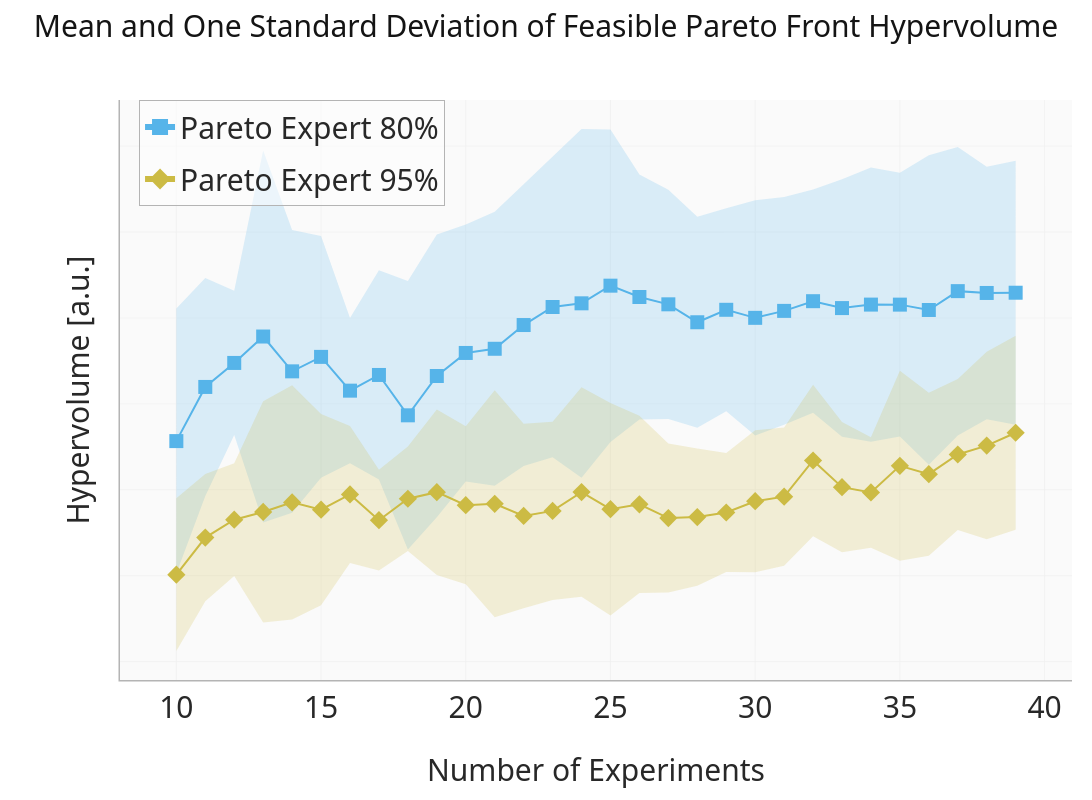

Notebook code for this chart:
### Code cell
fig = plot_mean_std(
    constrained_summary,
    "Hypervolume",
    "Mean and One Standard Deviation of Feasible Pareto Front Hypervolume",
    "Hypervolume [a.u.]",
    "hypervolume_pareto_expert_constrained",
    showticklabels=False,
    ticks="",
)

### Figure 1 — Plotly figure (JSON) as saved in the notebook; plotly's stock layout.template omitted (floating-point values rounded to 4 significant figures)
{"data": [{"hoverinfo": "skip", "legendgroup": "pareto_expert_80", "line": {"width": 0}, "showlegend": false, "type": "scatter", "x": [10, 11, 12, 13, 14, 15, 16, 17, 18, 19, 20, 21, 22, 23, 24, 25, 26, 27, 28, 29, 30, 31, 32, 33, 34, 35, 36, 37, 38, 39], "y": [1022000.0, 1093000.0, 1063000.0, 1390000.0, 1205000.0, 1191000.0, 1000000.0, 1111000.0, 1086000.0, 1194000.0, 1218000.0, 1247000.0, 1311000.0, 1375000.0, 1440000.0, 1439000.0, 1334000.0, 1299000.0, 1236000.0, 1255000.0, 1274000.0, 1282000.0, 1299000.0, 1323000.0, 1350000.0, 1338000.0, 1379000.0, 1398000.0, 1352000.0, 1366000.0]}, {"fill": "tonexty", "fillcolor": "rgba(86,180,233,0.2)", "hoverinfo": "skip", "legendgroup": "pareto_expert_80", "line": {"width": 0}, "showlegend": false, "type": "scatter", "x": [10, 11, 12, 13, 14, 15, 16, 17, 18, 19, 20, 21, 22, 23, 24, 25, 26, 27, 28, 29, 30, 31, 32, 33, 34, 35, 36, 37, 38, 39], "y": [405000.0, 585700.0, 727500.0, 523700.0, 546800.0, 628100.0, 661600.0, 623700.0, 461000.0, 535900.0, 619600.0, 609200.0, 655700.0, 675600.0, 628300.0, 711500.0, 763800.0, 764900.0, 744500.0, 782600.0, 726500.0, 751500.0, 779200.0, 723200.0, 712100.0, 723900.0, 658600.0, 726700.0, 764500.0, 751700.0]}, {"legendgroup": "pareto_expert_80", "line": {"color": "#56B4E9", "width": 2}, "marker": {"color": "#56B4E9", "size": 14, "symbol": "square"}, "mode": "lines+markers", "name": "Pareto Expert 80%", "showlegend": false, "type": "scatter", "x": [10, 11, 12, 13, 14, 15, 16, 17, 18, 19, 20, 21, 22, 23, 24, 25, 26, 27, 28, 29, 30, 31, 32, 33, 34, 35, 36, 37, 38, 39], "y": [713400.0, 839500.0, 895300.0, 956800.0, 875700.0, 909400.0, 830800.0, 867300.0, 773400.0, 865000.0, 918600.0, 928300.0, 983500.0, 1025000.0, 1034000.0, 1075000.0, 1049000.0, 1032000.0, 990000.0, 1019000.0, 1000000.0, 1017000.0, 1039000.0, 1023000.0, 1031000.0, 1031000.0, 1019000.0, 1062000.0, 1058000.0, 1059000.0]}, {"legendgroup": "pareto_expert_80", "line": {"color": "#56B4E9", "width": 6}, "marker": {"color": "#56B4E9", "size": 20, "symbol": "square"}, "mode": "lines+markers", "name": "Pareto Expert 80%", "type": "scatter", "x": [null], "y": [null]}, {"hoverinfo": "skip", "legendgroup": "pareto_expert_95", "line": {"width": 0}, "showlegend": false, "type": "scatter", "x": [10, 11, 12, 13, 14, 15, 16, 17, 18, 19, 20, 21, 22, 23, 24, 25, 26, 27, 28, 29, 30, 31, 32, 33, 34, 35, 36, 37, 38, 39], "y": [580200.0, 636900.0, 661700.0, 805900.0, 843200.0, 776500.0, 748800.0, 646400.0, 701100.0, 787200.0, 748200.0, 831600.0, 753800.0, 758400.0, 838500.0, 802100.0, 772400.0, 707700.0, 696400.0, 685600.0, 738800.0, 745100.0, 844800.0, 758000.0, 722400.0, 876900.0, 826100.0, 857900.0, 921100.0, 958900.0]}, {"fill": "tonexty", "fillcolor": "rgba(204,187,68,0.2)", "hoverinfo": "skip", "legendgroup": "pareto_expert_95", "line": {"width": 0}, "showlegend": false, "type": "scatter", "x": [10, 11, 12, 13, 14, 15, 16, 17, 18, 19, 20, 21, 22, 23, 24, 25, 26, 27, 28, 29, 30, 31, 32, 33, 34, 35, 36, 37, 38, 39], "y": [224800.0, 340800.0, 399300.0, 291000.0, 298200.0, 331200.0, 429700.0, 412200.0, 457400.0, 401900.0, 380200.0, 303100.0, 324400.0, 343500.0, 350900.0, 307600.0, 359800.0, 360900.0, 376600.0, 408800.0, 408100.0, 423000.0, 491800.0, 454500.0, 465200.0, 435000.0, 446700.0, 506500.0, 484700.0, 506900.0]}, {"legendgroup": "pareto_expert_95", "line": {"color": "#CCBB44", "width": 2}, "marker": {"color": "#CCBB44", "size": 14, "symbol": "diamond"}, "mode": "lines+markers", "name": "Pareto Expert 95%", "showlegend": false, "type": "scatter", "x": [10, 11, 12, 13, 14, 15, 16, 17, 18, 19, 20, 21, 22, 23, 24, 25, 26, 27, 28, 29, 30, 31, 32, 33, 34, 35, 36, 37, 38, 39], "y": [402500.0, 488900.0, 530500.0, 548400.0, 570700.0, 553900.0, 589200.0, 529300.0, 579200.0, 594500.0, 564200.0, 567400.0, 539100.0, 550900.0, 594700.0, 554900.0, 566100.0, 534300.0, 536500.0, 547200.0, 573500.0, 584000.0, 668300.0, 606200.0, 593800.0, 655900.0, 636400.0, 682200.0, 702900.0, 732900.0]}, {"legendgroup": "pareto_expert_95", "line": {"color": "#CCBB44", "width": 6}, "marker": {"color": "#CCBB44", "size": 20, "symbol": "diamond"}, "mode": "lines+markers", "name": "Pareto Expert 95%", "type": "scatter", "x": [null], "y": [null]}], "layout": {"height": 800, "legend": {"bgcolor": "rgba(255,255,255,0.5)", "font": {"size": 30}, "groupclick": "togglegroup", "x": 0.02, "y": 1}, "margin": {"b": 120, "l": 120, "r": 20, "t": 100}, "title": {"font": {"size": 30}, "text": "Mean and One Standard Deviation of Feasible Pareto Front Hypervolume"}, "width": 1200, "xaxis": {"tickfont": {"size": 30}, "title": {"font": {"size": 30}, "text": "Number of Experiments"}}, "yaxis": {"showticklabels": false, "tickfont": {"size": 30}, "ticks": "", "title": {"font": {"size": 30}, "standoff": 20, "text": "Hypervolume [a.u.]"}}}}
